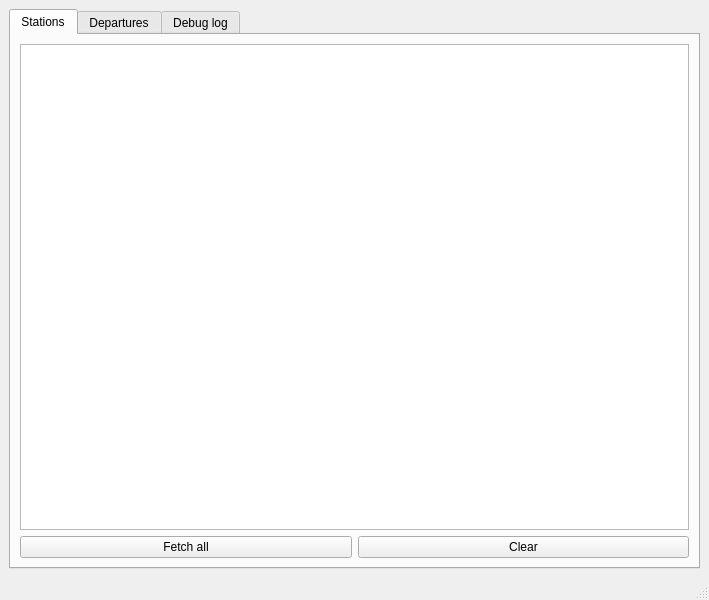
<?xml version="1.0" encoding="UTF-8"?>
<ui version="4.0">
 <class>MainWindow</class>
 <widget class="QMainWindow" name="MainWindow">
  <property name="geometry">
   <rect>
    <x>0</x>
    <y>0</y>
    <width>709</width>
    <height>600</height>
   </rect>
  </property>
  <property name="windowTitle">
   <string>libqtrail testing application</string>
  </property>
  <widget class="QWidget" name="centralwidget">
   <property name="sizePolicy">
    <sizepolicy hsizetype="Expanding" vsizetype="Expanding">
     <horstretch>0</horstretch>
     <verstretch>0</verstretch>
    </sizepolicy>
   </property>
   <layout class="QVBoxLayout" name="verticalLayout">
    <item>
     <widget class="QTabWidget" name="tabWidget">
      <property name="currentIndex">
       <number>0</number>
      </property>
      <widget class="QWidget" name="tabStations">
       <attribute name="title">
        <string>Stations</string>
       </attribute>
       <layout class="QVBoxLayout" name="verticalLayout_2">
        <item>
         <widget class="QListView" name="lstStations"/>
        </item>
        <item>
         <layout class="QHBoxLayout" name="lytStationsButtons">
          <item>
           <widget class="QPushButton" name="btnStationsFetch">
            <property name="text">
             <string>Fetch all</string>
            </property>
           </widget>
          </item>
          <item>
           <widget class="QPushButton" name="btnStationsClear">
            <property name="text">
             <string>Clear</string>
            </property>
           </widget>
          </item>
         </layout>
        </item>
       </layout>
      </widget>
      <widget class="QWidget" name="tabDepartures">
       <attribute name="title">
        <string>Departures</string>
       </attribute>
       <layout class="QVBoxLayout" name="verticalLayout_4">
        <item>
         <widget class="QListView" name="lstDepartures"/>
        </item>
        <item>
         <layout class="QHBoxLayout" name="horizontalLayout">
          <item>
           <widget class="QPushButton" name="btnDeparturesFetch">
            <property name="enabled">
             <bool>false</bool>
            </property>
            <property name="text">
             <string>Fetch</string>
            </property>
           </widget>
          </item>
          <item>
           <widget class="QPushButton" name="btnDeparturesClear">
            <property name="text">
             <string>Clear</string>
            </property>
           </widget>
          </item>
         </layout>
        </item>
       </layout>
      </widget>
      <widget class="QWidget" name="tabLog">
       <attribute name="title">
        <string>Debug log</string>
       </attribute>
       <layout class="QVBoxLayout" name="verticalLayout_3">
        <item>
         <widget class="QPlainTextEdit" name="plainTextEdit">
          <property name="font">
           <font>
            <family>Bitstream Vera Sans Mono</family>
           </font>
          </property>
          <property name="verticalScrollBarPolicy">
           <enum>Qt::ScrollBarAlwaysOn</enum>
          </property>
          <property name="horizontalScrollBarPolicy">
           <enum>Qt::ScrollBarAlwaysOff</enum>
          </property>
          <property name="readOnly">
           <bool>true</bool>
          </property>
         </widget>
        </item>
        <item>
         <layout class="QHBoxLayout" name="lytLogButtons">
          <item>
           <widget class="QPushButton" name="btnLogSave">
            <property name="text">
             <string>Save as...</string>
            </property>
           </widget>
          </item>
          <item>
           <widget class="QPushButton" name="btnLogClear">
            <property name="text">
             <string>Clear</string>
            </property>
           </widget>
          </item>
         </layout>
        </item>
       </layout>
      </widget>
     </widget>
    </item>
   </layout>
  </widget>
  <widget class="QMenuBar" name="menubar">
   <property name="geometry">
    <rect>
     <x>0</x>
     <y>0</y>
     <width>709</width>
     <height>27</height>
    </rect>
   </property>
  </widget>
  <widget class="QStatusBar" name="statusbar"/>
 </widget>
 <resources/>
 <connections/>
</ui>
